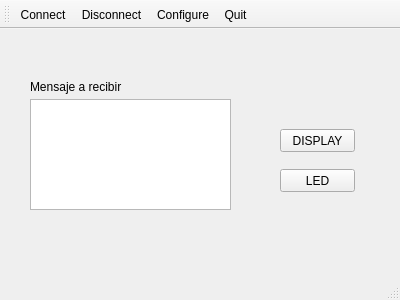
<?xml version="1.0" encoding="UTF-8"?>
<ui version="4.0">
 <class>MainWindow</class>
 <widget class="QMainWindow" name="MainWindow">
  <property name="geometry">
   <rect>
    <x>0</x>
    <y>0</y>
    <width>400</width>
    <height>300</height>
   </rect>
  </property>
  <property name="windowTitle">
   <string>Simple Terminal</string>
  </property>
  <widget class="QWidget" name="centralWidget">
   <property name="enabled">
    <bool>true</bool>
   </property>
   <widget class="QTextEdit" name="textEdit">
    <property name="geometry">
     <rect>
      <x>30</x>
      <y>70</y>
      <width>201</width>
      <height>111</height>
     </rect>
    </property>
   </widget>
   <widget class="QPushButton" name="bDisplay">
    <property name="geometry">
     <rect>
      <x>280</x>
      <y>100</y>
      <width>75</width>
      <height>23</height>
     </rect>
    </property>
    <property name="text">
     <string>DISPLAY</string>
    </property>
   </widget>
   <widget class="QPushButton" name="bLed">
    <property name="geometry">
     <rect>
      <x>280</x>
      <y>140</y>
      <width>75</width>
      <height>23</height>
     </rect>
    </property>
    <property name="text">
     <string>LED</string>
    </property>
   </widget>
   <widget class="QLabel" name="label">
    <property name="geometry">
     <rect>
      <x>30</x>
      <y>50</y>
      <width>141</width>
      <height>16</height>
     </rect>
    </property>
    <property name="text">
     <string>Mensaje a recibir</string>
    </property>
   </widget>
  </widget>
  <widget class="QMenuBar" name="menuBar">
   <property name="geometry">
    <rect>
     <x>0</x>
     <y>0</y>
     <width>400</width>
     <height>21</height>
    </rect>
   </property>
  </widget>
  <widget class="QToolBar" name="mainToolBar">
   <attribute name="toolBarArea">
    <enum>TopToolBarArea</enum>
   </attribute>
   <attribute name="toolBarBreak">
    <bool>false</bool>
   </attribute>
   <addaction name="actionConnect"/>
   <addaction name="actionDisconnect"/>
   <addaction name="actionConfigure"/>
   <addaction name="actionQuit"/>
  </widget>
  <widget class="QStatusBar" name="statusBar"/>
  <action name="actionAbout">
   <property name="text">
    <string>&amp;About</string>
   </property>
   <property name="toolTip">
    <string>About program</string>
   </property>
   <property name="shortcut">
    <string>Alt+A</string>
   </property>
  </action>
  <action name="actionAboutQt">
   <property name="text">
    <string>About Qt</string>
   </property>
  </action>
  <action name="actionConnect">
   <property name="icon">
    <iconset resource="terminal.qrc">
     <normaloff>:/images/connect.png</normaloff>:/images/connect.png</iconset>
   </property>
   <property name="text">
    <string>C&amp;onnect</string>
   </property>
   <property name="toolTip">
    <string>Connect to serial port</string>
   </property>
   <property name="shortcut">
    <string>Ctrl+O</string>
   </property>
  </action>
  <action name="actionDisconnect">
   <property name="icon">
    <iconset resource="terminal.qrc">
     <normaloff>:/images/disconnect.png</normaloff>:/images/disconnect.png</iconset>
   </property>
   <property name="text">
    <string>&amp;Disconnect</string>
   </property>
   <property name="toolTip">
    <string>Disconnect from serial port</string>
   </property>
   <property name="shortcut">
    <string>Ctrl+D</string>
   </property>
  </action>
  <action name="actionConfigure">
   <property name="icon">
    <iconset resource="terminal.qrc">
     <normaloff>:/images/settings.png</normaloff>:/images/settings.png</iconset>
   </property>
   <property name="text">
    <string>&amp;Configure</string>
   </property>
   <property name="toolTip">
    <string>Configure serial port</string>
   </property>
   <property name="shortcut">
    <string>Alt+C</string>
   </property>
  </action>
  <action name="actionQuit">
   <property name="icon">
    <iconset resource="terminal.qrc">
     <normaloff>:/images/application-exit.png</normaloff>:/images/application-exit.png</iconset>
   </property>
   <property name="text">
    <string>&amp;Quit</string>
   </property>
   <property name="shortcut">
    <string>Ctrl+Q</string>
   </property>
  </action>
 </widget>
 <layoutdefault spacing="6" margin="11"/>
 <resources>
  <include location="terminal.qrc"/>
 </resources>
 <connections/>
</ui>
